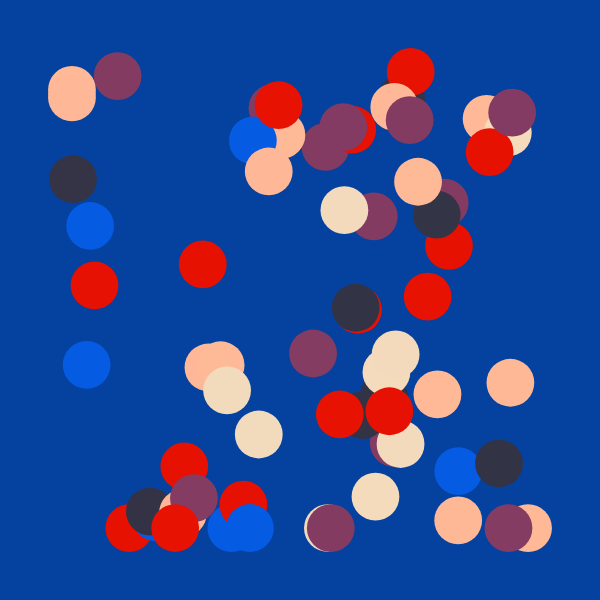
Frame 1 (no input)
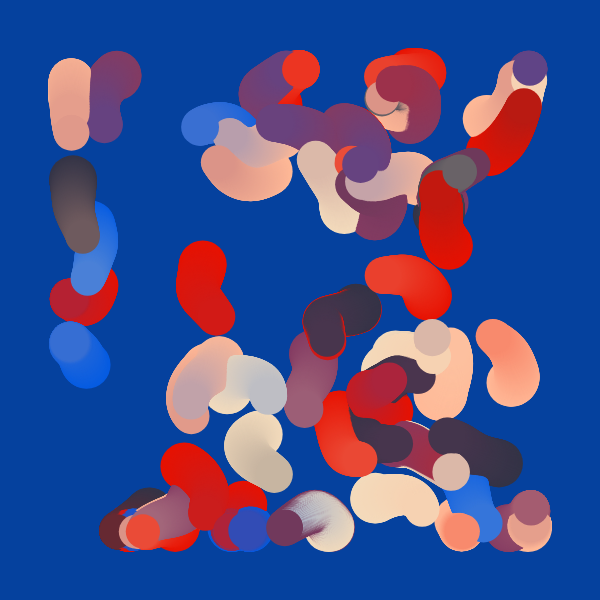
Frame 60 (no input)
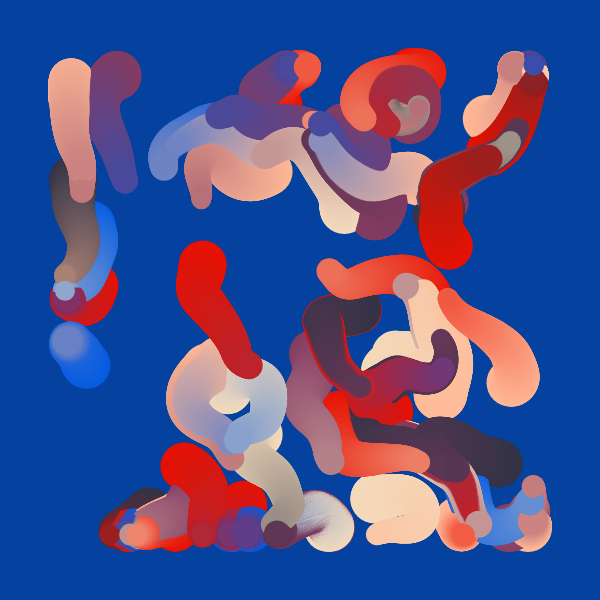
Frame 120 (the mouse pressed at the canvas centre since frame 60)

The p5.js sketch that drew these frames (run headless with seeded random() and noise() and a simulated clock; from frame 60 on, the mouse is pressed at the canvas centre):

// p5.js sketch
// ── sketch.js
//inspo from Fiona 

let moverSystems = [];
let num = 10;
let cells, cols, rows;
let offset, margin;
let cellW, cellH;
let pallete = ["#ffb997", "#E71101", "#843b62", "#F3DBBC", "#333346", "#0A4BA0", "#045BE2"];
let bg;
let graphics;



function setup() {
  w = 600;
  var canvas;
    if(windowWidth>=600 && windowHeight >=600){
      canvas = createCanvas(600, 600);
    }
    else{
      canvas = createCanvas(windowWidth, windowHeight - 100);
    }

  var x = (windowWidth - width) / 2;
  var y = (windowHeight - height) / 2;

  canvas.position(x, y);
  background(0);
  noStroke();

  colorMode(HSB, 360, 100, 100, 100);
  graphics = createGraphics(width, height);
  graphics.colorMode(HSB, 360, 100, 100, 100);

  cells = 1
  cols = cells;
  rows = cells;
  offset = width / 10;
  margin = offset / 5;
  cellW = (width - offset * 2 - margin * (cols - 1)) / cols;
  cellH = (height - offset * 2 - margin * (rows - 1)) / rows;
  
  let bgNum = int(random(pallete.length));
  pallete.splice(bgNum,1);

  for (let j = 0; j < rows; j++) {
    for (let i = 0; i < cols; i++) {
      let x = map(i, 0, cols, offset, width - offset + margin);
      let y = map(j, 0, rows, offset, width - offset + margin);
      let b = new Bound(x, y, cellW, cellH);
      moverSystems.push(new MoverSystem(b, int(random(5,10))*map(cells,2,7,10,5), cellW/20, pallete.concat()));
      moverSystems[i].render();
    }
  }
  background('#05419e');
  image(graphics,0,0);

}


function draw(){
  for (let ms of moverSystems) {
    ms.update();
    ms.render();
  }
  if(frameCount >300){
    noLoop();
  }
}

class Mover {
  constructor(x, y, d, c1, c2) {
    this.pos = createVector(x, y);
    this.noiseScale = createVector(400,400,400);
    this.d = d;
    this.dLife = d/random(300,200);
    this.maxD = this.d;
    this.c1 = c1;
    this.c2 = c2;
  }
  update() {
    let n = map(noise(this.pos.x / this.noiseScale.x, this.pos.y / this.noiseScale.y), 0, 1, 360, -360);
    let vel = createVector(cos(n), sin(n));
    this.pos.add(vel);
    this.d -= this.dLife;
    this.d = constrain(this.d, 0, this.maxD);
  }
  render() {
    colorMode(RGB);
    let c = lerpColor(color(this.c1), color(this.c2), this.d/this.maxD);
    colorMode(HSB);
    fill(c);
    noStroke();
    circle(this.pos.x, this.pos.y, this.d*2);
  }
}

class MoverSystem {
  constructor(b, n, d, p) {
    this.movers = [];
    this.b = b;
    this.n = n;
    this.d = d;
    this.p = p;
    for (let i = 0; i < this.n; i++) {
      let c1 = random(p);
      let c2 = c1;
      while (c1 == c2) {
        c2 = random(p);
      }
      this.movers.push(new Mover(random(this.b.x, this.b.x + this.b.w), random(this.b.y, this.b.y + this.b.h), this.d, c1, c2));
    }
  }
  update() {
    for (let m of this.movers) {
      m.update();
      this.b.checkBound(m);
    }
  }
  render() {
    //this.b.render();
    for (let m of this.movers) {
      m.render();
    }
  }
}



class Bound {
  constructor(x, y, w, h) {
    this.x = x;
    this.y = y;
    this.w = w;
    this.h = h;
  }
  checkBound(m) {
    if (m.pos.x - m.d / 2 < this.x) m.pos.x = this.x + m.d / 2;
    if (m.pos.x + m.d / 2 > this.x + this.w) m.pos.x = this.x + this.w - m.d / 2;
    if (m.pos.y - m.d / 2 < this.y) m.pos.y = this.y + m.d / 2;
    if (m.pos.y + m.d / 2 > this.y + this.h) m.pos.y = this.y + this.h - m.d / 2;
  }
  render() {
    //noFill();
    rect(this.x, this.y, this.w, this.h);
  }
}
